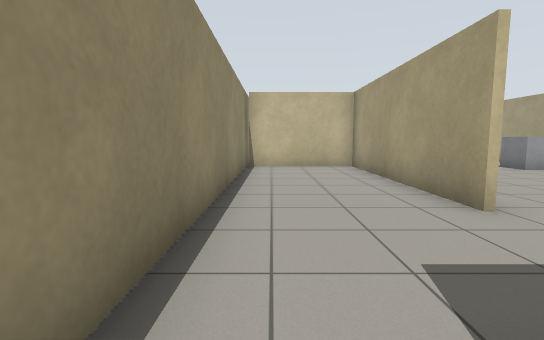
View 1 (above)

23 first-person views from a walk through a world built for the Gazebo simulator. The camera is 0.94 m above the floor, tilts 6° down and sees 85° across. The floor is counted in squares, 1 m on a side. Each view is taken from the middle of a square. On the plan, view 1 faces up. The plan holds only what a view shows up to about 11 squares ahead; the rest is blank. The place goes on beyond the plan.

View 2
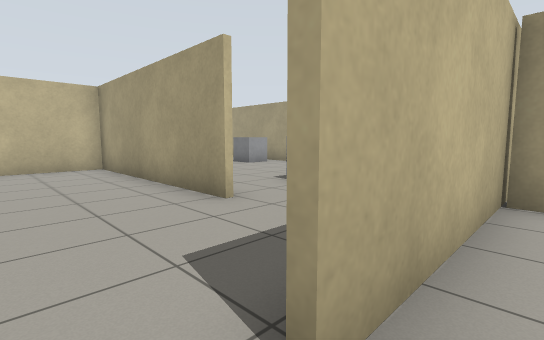

View 3
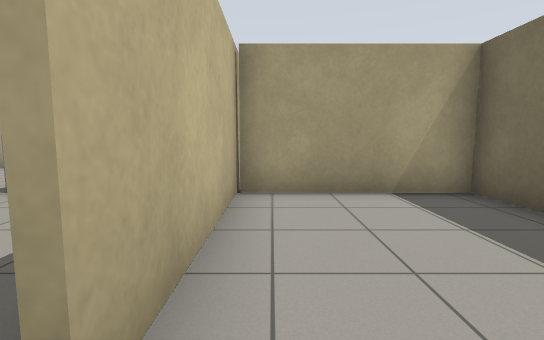

View 4
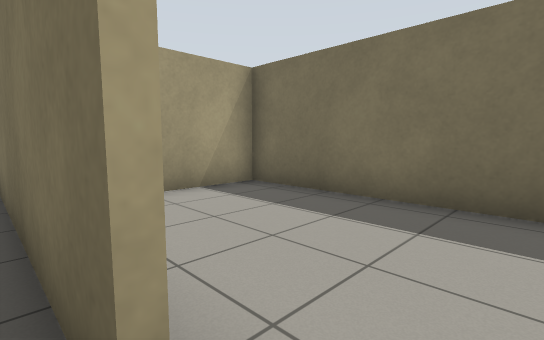

View 5
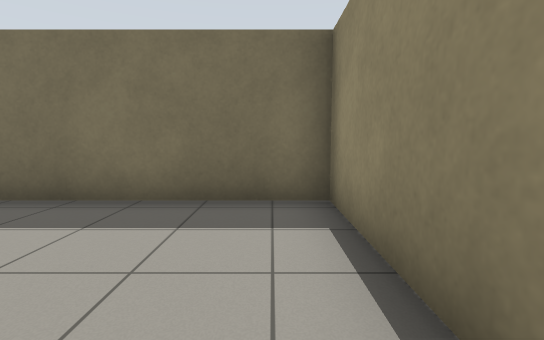

View 6
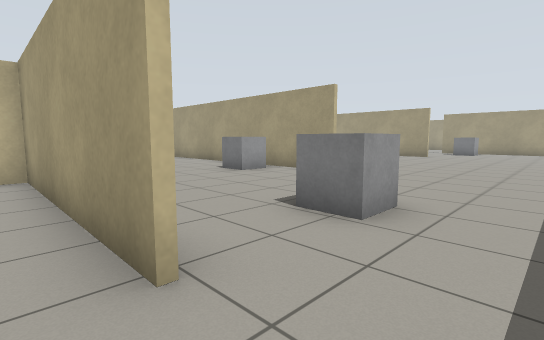

View 7
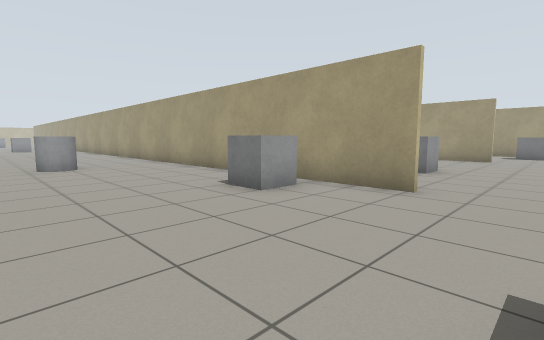

View 8
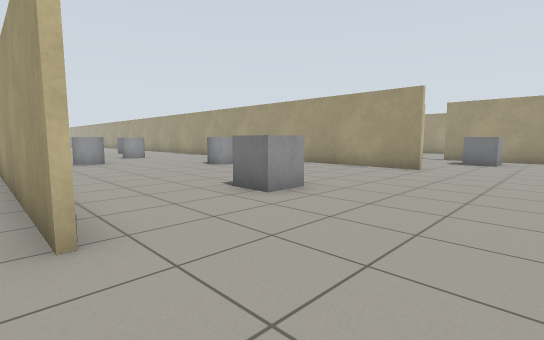

View 9
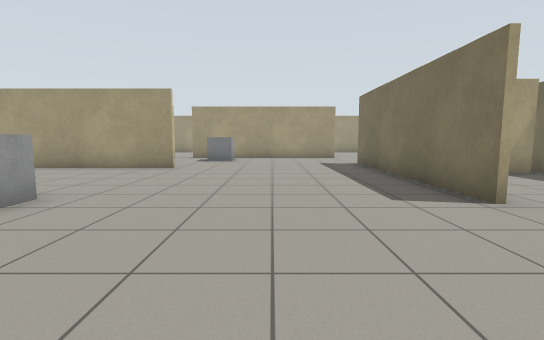

View 10
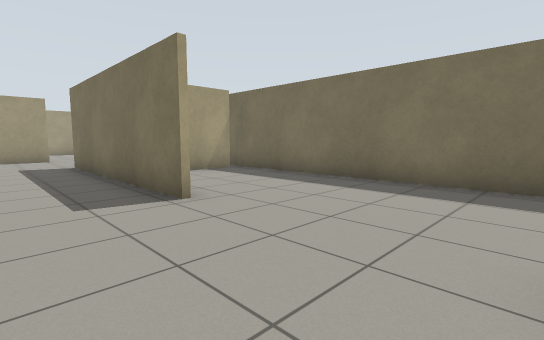

View 11
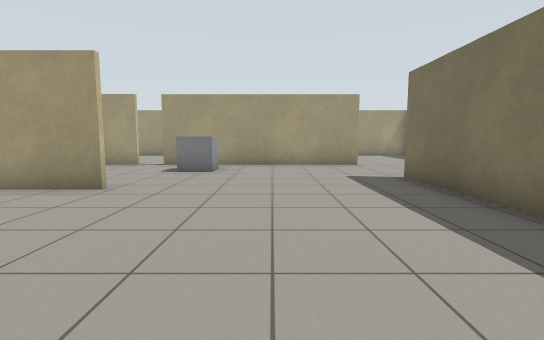

View 12
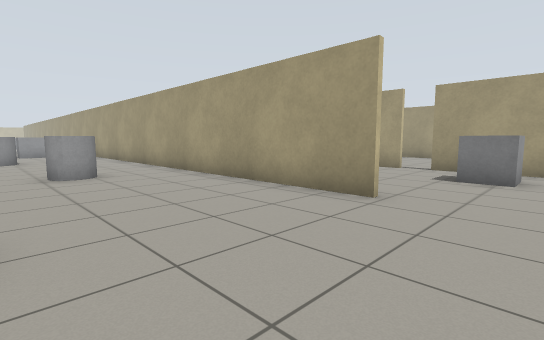

View 13
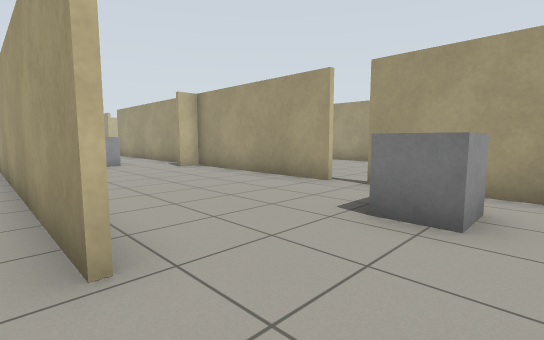

View 14
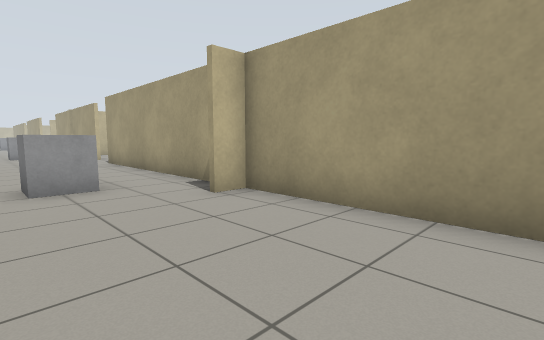

View 15
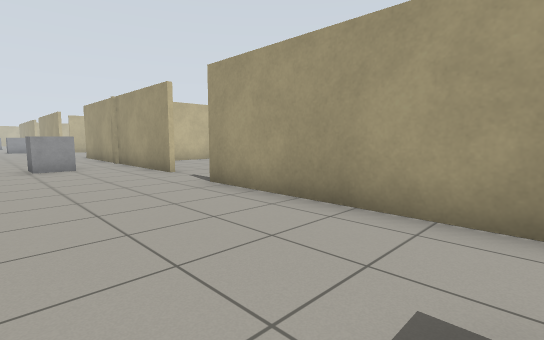

View 16
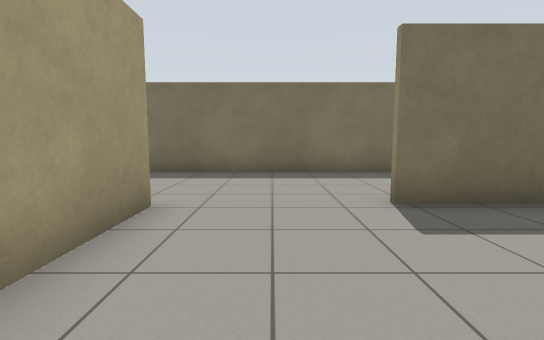

View 17
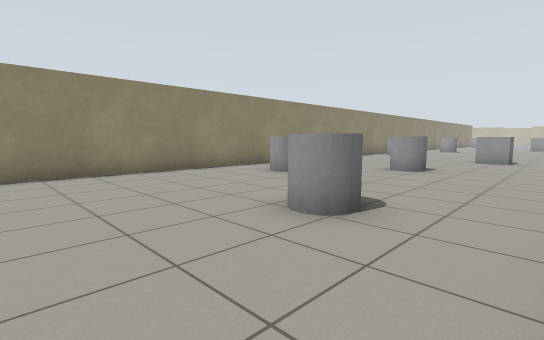

View 18
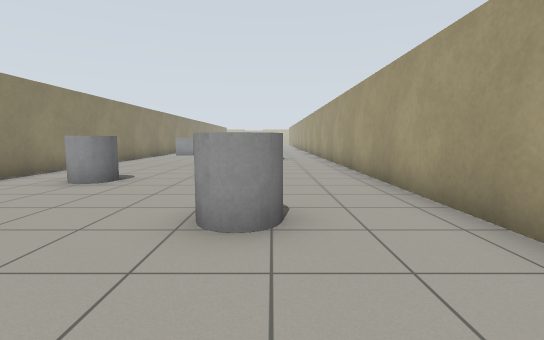

View 19
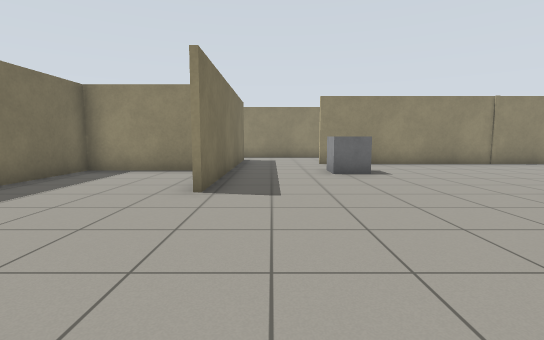

View 20
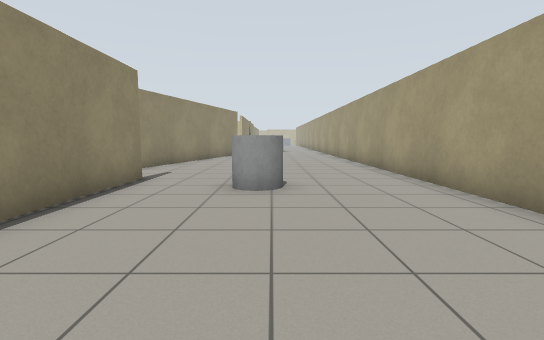

View 21
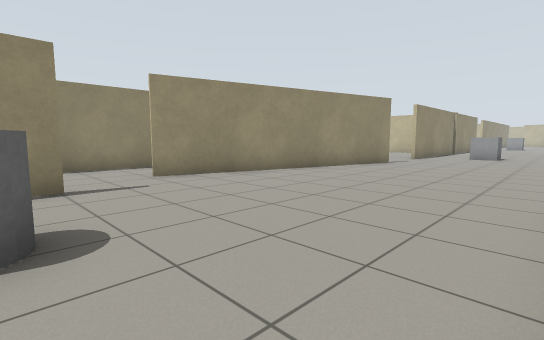

View 22
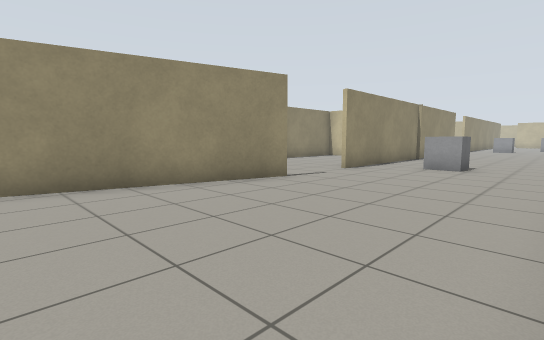

View 23
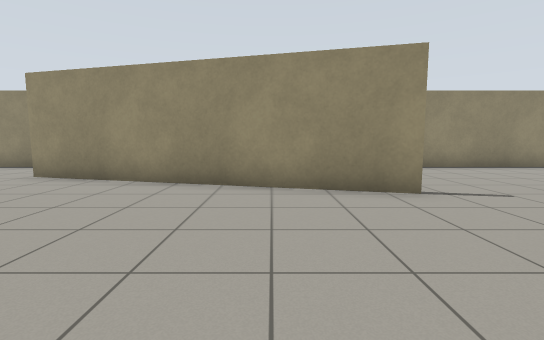

### Floor plan
Ten units are one square. View 1 is at (0, 0); x grows to the right and y downward. Boxes are objects, and circles mark ways between rooms. Rooms are numbered by the first view taken in them; rooms with no view inside come last. Other rooms are left out.
<svg viewBox="-14 -346 274 386">
<path fill="none" stroke="#000" d="M-9 -14 -9 35 51 35 51 -6M58 -6 8 -6M28 -38 28 -102 -9 -102M8 -8 25 -8M-9 -111 -9 -14M96 -211 96 -102M94 -68 94 -211M29 -171 29 -38M185 -71 185 -211M236 -155 236 -226M236 -88 236 -143 229 -143M238 -249 238 -289M-9 -203 -9 -159M40 -276 17 -190M131 -8 203 -8M52 2 52 35M236 -9 236 -80M25 -8 89 -8M40 -328 40 -302M170 31 170 15M51 35 255 35M-9 -341 -9 -300"/>
<rect x="45" y="-45" width="20" height="10" fill="#bbb"><title>grey box</title></rect>
<rect x="45" y="-165" width="20" height="10" fill="#bbb"><title>grey cylinder</title></rect>
<rect x="55" y="-335" width="20" height="20" fill="#bbb"><title>grey box</title></rect>
<rect x="75" y="-105" width="10" height="20" fill="#bbb"><title>grey box</title></rect>
<rect x="115" y="-175" width="10" height="20" fill="#bbb"><title>grey cylinder</title></rect>
<rect x="125" y="-85" width="10" height="10" fill="#bbb"><title>grey box</title></rect>
<rect x="135" y="-195" width="20" height="10" fill="#bbb"><title>grey cylinder</title></rect>
<rect x="145" y="-145" width="20" height="20" fill="#bbb"><title>grey cylinder</title></rect>
<rect x="155" y="-245" width="10" height="10" fill="#bbb"><title>grey box</title></rect>
<rect x="205" y="-175" width="10" height="20" fill="#bbb"><title>grey box</title></rect>
<rect x="205" y="-285" width="20" height="20" fill="#bbb"><title>grey box</title></rect>
<rect x="215" y="-65" width="10" height="10" fill="#bbb"><title>grey box</title></rect>
<circle cx="0" cy="-10" r="3" fill="#2a7"/>
<circle cx="30" cy="-25" r="3" fill="#2a7"/>
<text x="20" y="10">1</text>
<text x="10" y="-60">2</text>
<text x="130" y="-160">3</text>
</svg>
Room 1 opens to room 2. Room 2 opens to room 3.

Where each view was taken, in squares from view 1:
view 1: 0 up, 0 right, facing up
view 2: 0 up, 0 right, facing up-right
view 3: 0 up, 0 right, facing right
view 4: 1 up, 0 right, facing down-right
view 5: 1 up, 0 right, facing down
view 6: 2 up, 2 right, facing up-right
view 7: 5 up, 4 right, facing up-right
view 8: 4 up, 9 right, facing up-right
view 9: 4 up, 9 right, facing right
view 10: 3 up, 9 right, facing down-right
view 11: 4 up, 13 right, facing right
view 12: 5 up, 14 right, facing up-right
view 13: 5 up, 18 right, facing up-right
view 14: 10 up, 20 right, facing up-right
view 15: 17 up, 20 right, facing up-right
view 16: 5 up, 22 right, facing down
view 17: 10 up, 18 right, facing up-left
view 18: 10 up, 16 right, facing up
view 19: 2 up, 14 right, facing left
view 20: 10 up, 6 right, facing up
view 21: 16 up, 9 right, facing up-left
view 22: 22 up, 9 right, facing up-left
view 23: 25 up, 9 right, facing left
